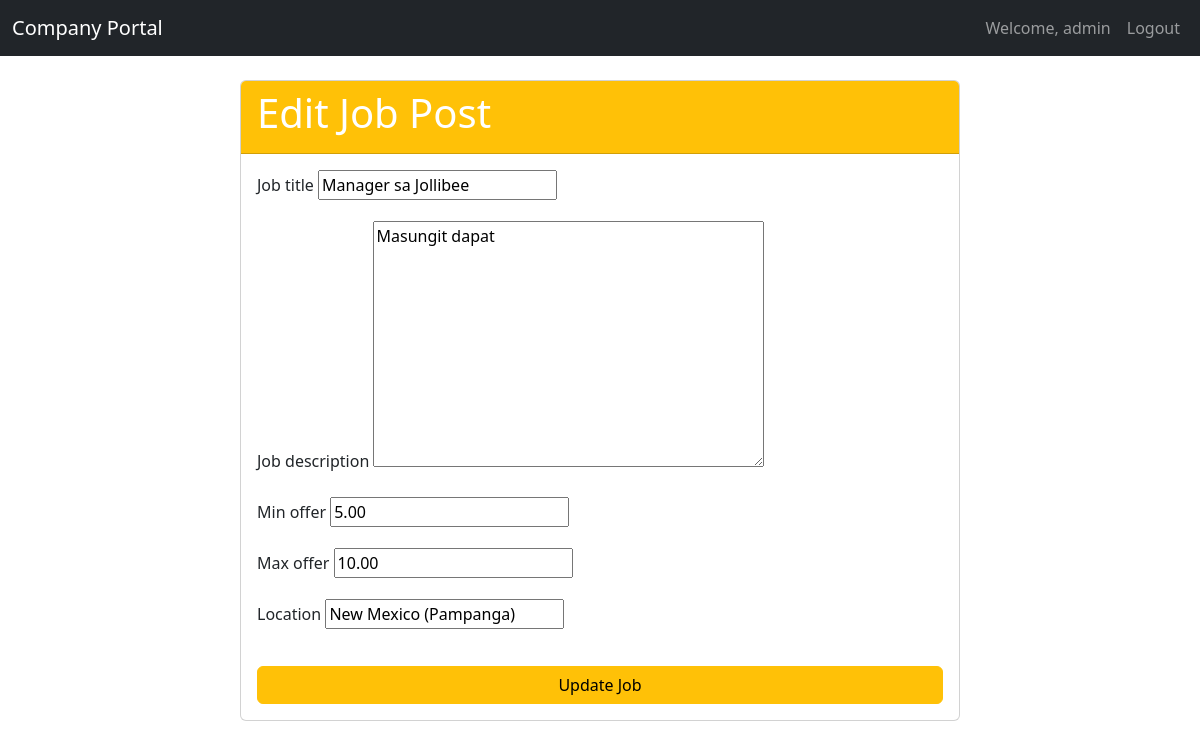
Screenshot of /job/2/update/ (signed in) with the database file from the repository.
### accounts/models.py (models this page shows, shortened)
class CustomUser(AbstractBaseUser, PermissionsMixin):
    first_name = models.CharField(max_length=30)
    last_name = models.CharField(max_length=30)
    username = models.CharField(max_length=150, unique=True)
    email = models.EmailField(unique=True)
    phone_number = models.CharField(max_length=15, blank=True, null=True)
    joined_date = models.DateTimeField(default=timezone.now)
    is_active = models.BooleanField(default=True)
    is_staff = models.BooleanField(default=False)
    is_admin = models.BooleanField(default=False)
    objects = CustomUserManager()
    USERNAME_FIELD = 'username'
    REQUIRED_FIELDS = ['email']

### jobs/models.py (models this page shows, shortened)
class JobOpening(models.Model):
    job_title = models.CharField(max_length=200)
    job_description = models.TextField()
    min_offer = models.DecimalField(max_digits=10, decimal_places=2)
    max_offer = models.DecimalField(max_digits=10, decimal_places=2)
    location = models.CharField(max_length=100)

### jobs/views.py (the view, shortened to what this page needs)
# urls.py: path('job/<int:pk>/update/', JobUpdateView.as_view(), name='job_update'),
class JobUpdateView(UpdateView):
    model = JobOpening
    fields = ['job_title', 'job_description', 'min_offer', 'max_offer', 'location']
    template_name = 'jobs/job_form.html'
    success_url = reverse_lazy('job_list')
    def get_object(self, queryset=None):
        obj = super().get_object(queryset)
        if not self.request.user.is_admin:
            messages.error(self.request, "You are not authorized to edit this job post.")
            return redirect('job_list')
        return obj

### jobs/templates/jobs/job_form.html (shortened to what this page needs)
{% extends "base.html" %}
{% block content %}
<div class="container mt-4">
    <div class="row justify-content-center">
        <div class="col-md-8">
            <div class="card">
                <div class="card-header bg-warning text-white">
                    <h1 class="card-title">Edit Job Post</h1>
                </div>
                <div class="card-body">
                    <form method="post">
                        {% for field in form %}
                            <div class="form-group mb-3">
                                <label for="{{ field.id_for_label }}" class="form-label">{{ field.label }}</label>
                                {{ field }}
                            </div>
                        {% endfor %}
                        <div class="d-grid gap-2">
                            <button type="submit" class="btn btn-warning mt-3">Update Job</button>
                        </div>
                    </form>
                </div>
            </div>
        </div>
    </div>
</div>
{% endblock %}

### templates/base.html (shortened to what this page needs)
{% load static %}
<!doctype html>
<html lang="en">
<head>
    <link href="{% static 'bootstrap/css/bootstrap.min.css' %}" rel="stylesheet">
</head>
<body>
    <nav class="navbar navbar-expand-lg navbar-dark bg-dark">
        <div class="container-fluid">
            <a class="navbar-brand" href="{% url 'job_list' %}">Company Portal</a>
            <div class="collapse navbar-collapse" id="navbarNav">
                <ul class="navbar-nav ms-auto">
                    {% if user.is_authenticated %}
                        <li class="nav-item">
                            <a class="nav-link" href="#">Welcome, {{ user.username }}</a>
                        </li>
                        <li class="nav-item">
                            <a class="nav-link" href="{% url 'admin:logout' %}">Logout</a>
                        </li>
                    {% endif %}
                </ul>
            </div>
        </div>
    </nav>
    <div class="container mt-4">
        {% block content %}
        {% endblock %}
    </div>
</body>
</html>

### rows the page displays
CustomUser: username "admin"
JobOpening: form "Manager sa Jollibee" "Masungit dapat" "5.00" "10.00" "New Mexico (Pampanga)"

### other values shown
{{ field.label }} "Job title" "Job description" "Min offer" "Max offer" "Location"
